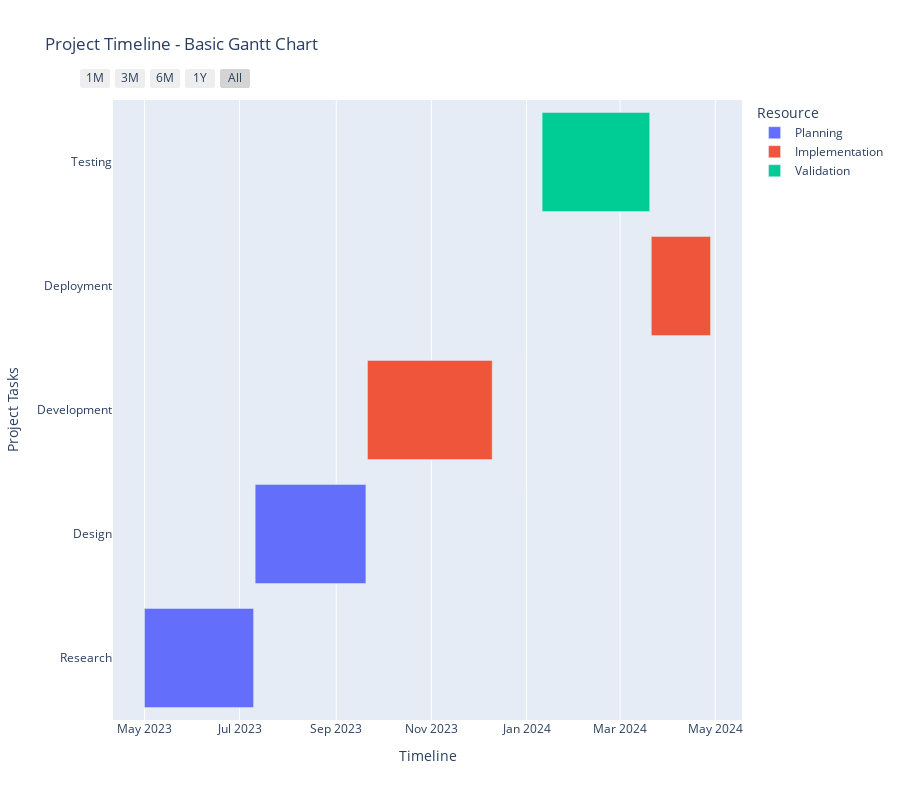

Here is the notebook cell this chart was saved with:
### Code cell
# Create Gantt Chart
fig = px.timeline(
    df,
    x_start="Start",
    x_end="Finish",
    y="Task",
    color="Resource",
    title="Project Timeline - Basic Gantt Chart"
)

# Customize layout
fig.update_layout(
    xaxis_title="Timeline",
    yaxis_title="Project Tasks",
    xaxis=dict(
        rangeselector=btns
        )
    ,
    height=800
)

fig.show()

### Figure 1 — Plotly figure (JSON) as saved in the notebook; plotly's stock layout.template omitted (floating-point values rounded to 4 significant figures)
{"data": [{"base": ["2023-05-01T00:00:00.000000000", "2023-07-11T00:00:00.000000000"], "hovertemplate": "Resource=Planning<br>Start=%{base}<br>Finish=%{x}<br>Task=%{y}<extra></extra>", "legendgroup": "Planning", "marker": {"color": "#636efa", "pattern": {"shape": ""}}, "name": "Planning", "orientation": "h", "showlegend": true, "textposition": "auto", "type": "bar", "x": [6048000000, 6134400000], "xaxis": "x", "y": ["Research", "Design"], "yaxis": "y"}, {"base": ["2023-09-21T00:00:00.000000000", "2024-03-21T00:00:00.000000000"], "hovertemplate": "Resource=Implementation<br>Start=%{base}<br>Finish=%{x}<br>Task=%{y}<extra></extra>", "legendgroup": "Implementation", "marker": {"color": "#EF553B", "pattern": {"shape": ""}}, "name": "Implementation", "orientation": "h", "showlegend": true, "textposition": "auto", "type": "bar", "x": [6912000000, 3283200000], "xaxis": "x", "y": ["Development", "Deployment"], "yaxis": "y"}, {"base": ["2024-01-11T00:00:00.000000000"], "hovertemplate": "Resource=Validation<br>Start=%{base}<br>Finish=%{x}<br>Task=%{y}<extra></extra>", "legendgroup": "Validation", "marker": {"color": "#00cc96", "pattern": {"shape": ""}}, "name": "Validation", "orientation": "h", "showlegend": true, "textposition": "auto", "type": "bar", "x": [5961600000], "xaxis": "x", "y": ["Testing"], "yaxis": "y"}], "layout": {"barmode": "overlay", "height": 800, "legend": {"title": {"text": "Resource"}, "tracegroupgap": 0}, "title": {"text": "Project Timeline - Basic Gantt Chart"}, "xaxis": {"anchor": "y", "domain": [0, 1], "rangeselector": {"buttons": [{"count": 1, "label": "1M", "step": "month", "stepmode": "backward"}, {"count": 3, "label": "3M", "step": "month", "stepmode": "backward"}, {"count": 6, "label": "6M", "step": "month", "stepmode": "backward"}, {"count": 1, "label": "1Y", "step": "year", "stepmode": "backward"}, {"label": "All", "step": "all"}]}, "title": {"text": "Timeline"}, "type": "date"}, "yaxis": {"anchor": "x", "domain": [0, 1], "title": {"text": "Project Tasks"}}}}
